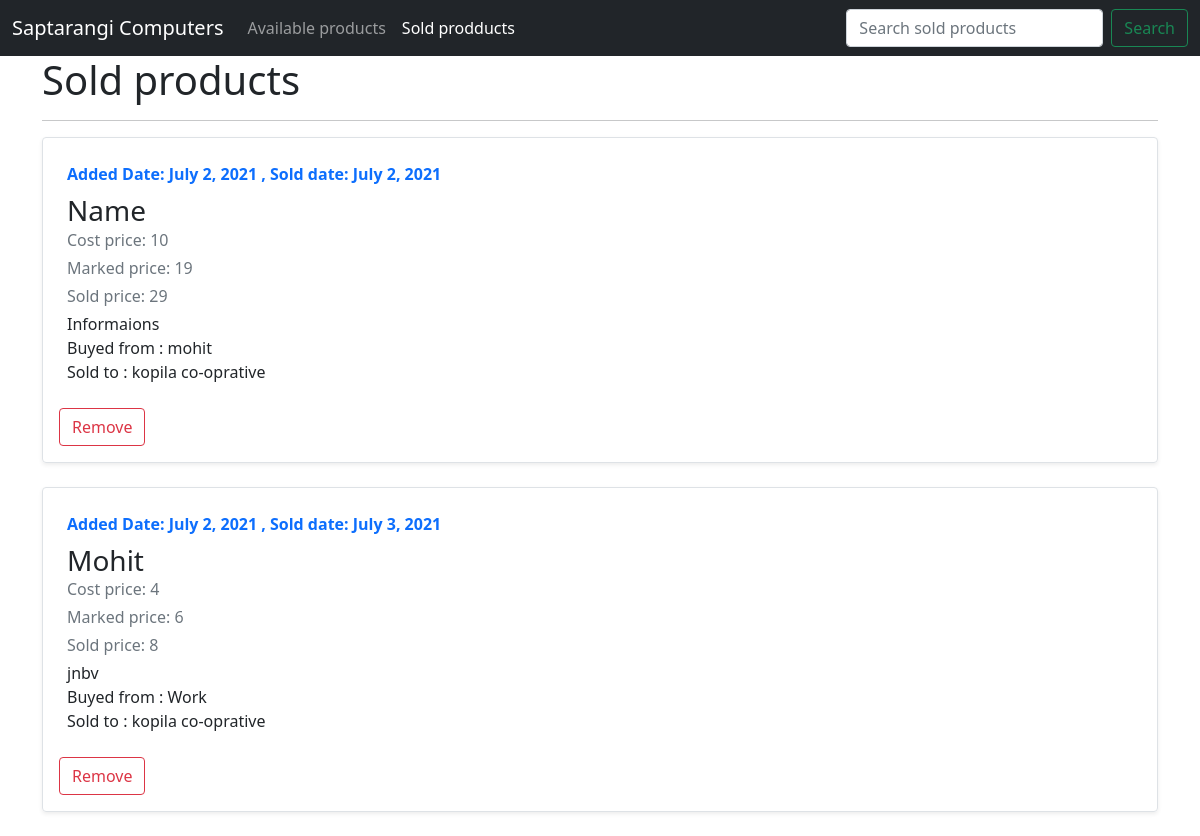
Before: /home/sold-products with the older database file.
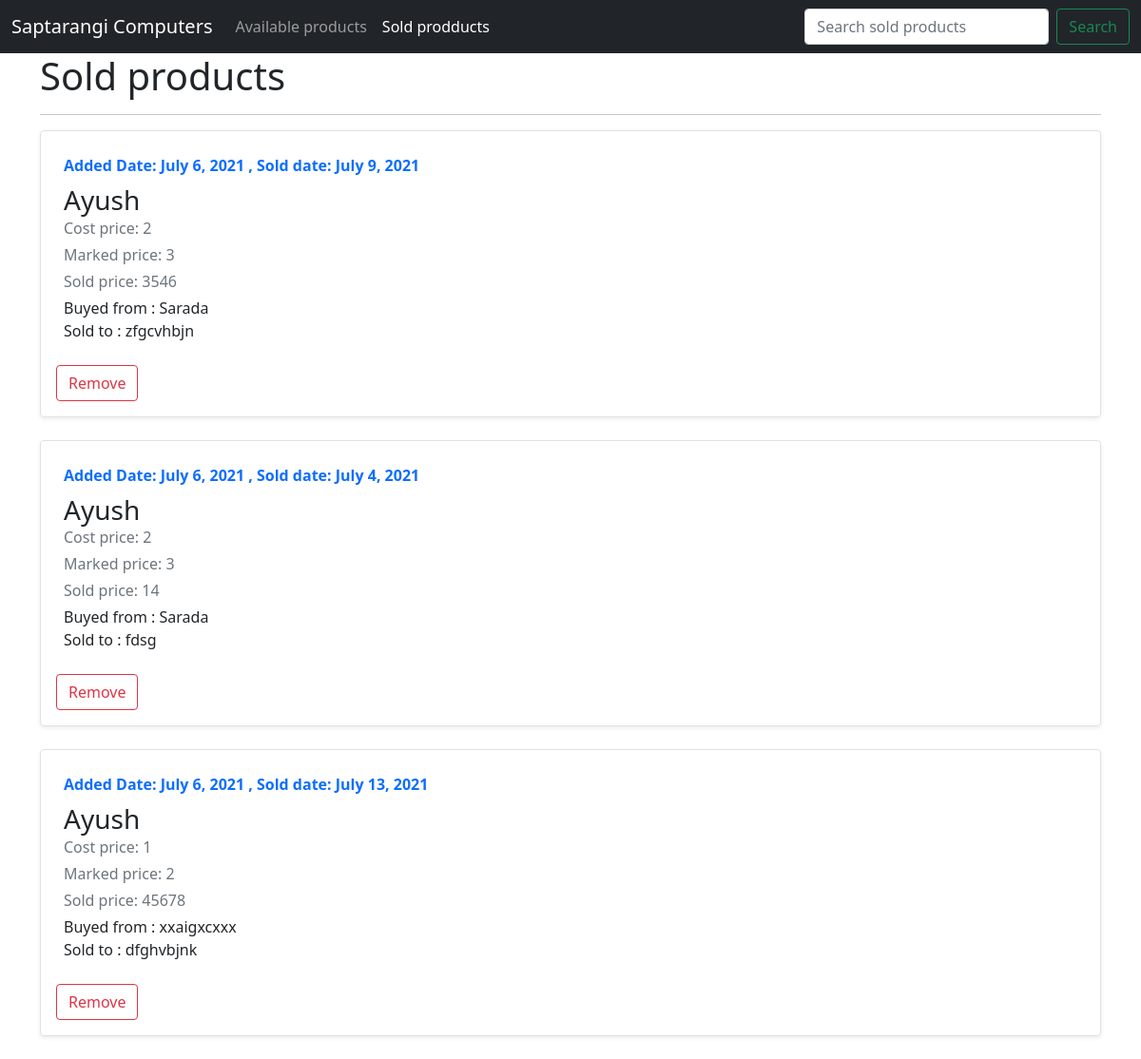
After: the same page with the newer database file.
### home/models.py (models this page shows, shortened)
class Sold_product(models.Model):
   sno = models.AutoField(primary_key = True)
   name = models.CharField(max_length = 60)
   added_date = models.DateField()
   sold_date = models.DateField()
   cost_price = models.IntegerField()
   marked_price = models.IntegerField()
   sold_price = models.IntegerField()
   buyed_party = models.CharField(max_length = 200)
   sold_party = models.CharField(max_length = 200)
   extra_information = models.TextField(default = '')

### home/views.py (the view)
# urls.py: path('sold-products' , views.sold , name = "sold"),
def sold(request):
   allproducts = Sold_product.objects.all()
   context = {
      'items':allproducts
   }
   return render(request , 'home/sold.html' , context)

### templates/home/sold.html (shortened to what this page needs)
{% extends 'base.html' %}
{% block sold %}active{% endblock sold %}
{% block search %}sold{% endblock search %}
{% block search1 %}sold products{% endblock search1 %}
{% block main %}
<div class="container">
   <h1>Sold products</h1>
   <hr>
   <div class="items">
   {% for item in items %}
      <div class="row g-0 border rounded overflow-hidden flex-md-row mb-4 shadow-sm h-md-250 position-relative">
        <div class="col p-4 d-flex flex-column position-static">
          <strong class="d-inline-block mb-2 text-primary">Added Date: {{item.added_date}} , Sold date: {{item.sold_date}}</strong>
          <h3 class="mb-0">{{item.name}}</h3>
          <div class="mb-1 text-muted">Cost price: {{item.cost_price}}</div>
          <div class="mb-1 text-muted">Marked price: {{item.marked_price}}</div>
          <div class="mb-1 text-muted">Sold price: {{item.sold_price}}</div>
          <p class="card-text mb-auto">{{item.extra_information}}</p>
          <a>Buyed from : {{item.buyed_party}}</a>
          <a>Sold to : {{item.sold_party}}</a>
        </div>
        <div style="display:flex; justify-content: flex-start;" class="mb-3 mx-3 ">
        <button id="{{item.sno}}" class="btn btn-outline-danger remove">Remove</button>
        </div>
      </div>
   {% endfor %}
   </div>
</div>
{% endblock main %}

### templates/base.html (shortened to what this page needs)
<!DOCTYPE html>
<html lang="en">
<head>
<link href="https://cdn.jsdelivr.net/npm/bootstrap@5.0.2/dist/css/bootstrap.min.css" rel="stylesheet">
   {% load static %}
</head>
<body>
   <nav class="navbar navbar-expand-lg navbar-dark bg-dark">
  <div class="container-fluid">
    <a class="navbar-brand" href="/home/available-products">Saptarangi Computers</a>
    <div class="collapse navbar-collapse" id="navbarSupportedContent">
      <ul class="navbar-nav me-auto mb-2 mb-lg-0">
        <li class="nav-item">
          <a class="nav-link {% block available %}{% endblock available %}"  href="/home/available-products">Available products</a>
        </li>
        <li class="nav-item">
          <a class="nav-link {% block sold %}{% endblock sold %}"  href="/home/sold-products">Sold prodducts</a>
        </li>
      </ul>
      <form action = "/home/search-{% block search %}{% endblock search %}" method="POST" class="d-flex">{% csrf_token %}
        <input name="query" class="form-control me-2" type="search" placeholder="Search {% block search1 %}{% endblock search1 %}" aria-label="Search">
        <button class="btn btn-outline-success" type="submit">Search</button>
      </form>
    </div>
  </div>
</nav>
   {% block main %}{% endblock main %}
</body>
</html>

Changed rows visible on the page:
removed Sold_product: added_date "July 2, 2021", sold_date "July 2, 2021", name "Name", cost_price "10", marked_price "19", sold_price "29", extra_information "Informaions", buyed_party "mohit", sold_party "kopila co-oprative"
removed Sold_product: added_date "July 2, 2021", sold_date "July 3, 2021", name "Mohit", cost_price "4", marked_price "6", sold_price "8", extra_information "jnbv", buyed_party "Work", sold_party "kopila co-oprative"
added Sold_product: added_date "July 6, 2021", sold_date "July 9, 2021", name "Ayush", cost_price "2", marked_price "3", sold_price "3546", buyed_party "Sarada", sold_party "zfgcvhbjn"
added Sold_product: added_date "July 6, 2021", sold_date "July 4, 2021", name "Ayush", cost_price "2", marked_price "3", sold_price "14", buyed_party "Sarada", sold_party "fdsg"
added Sold_product: added_date "July 6, 2021", sold_date "July 13, 2021", name "Ayush", cost_price "1", marked_price "2", sold_price "45678", buyed_party "xxaigxcxxx", sold_party "dfghvbjnk"
